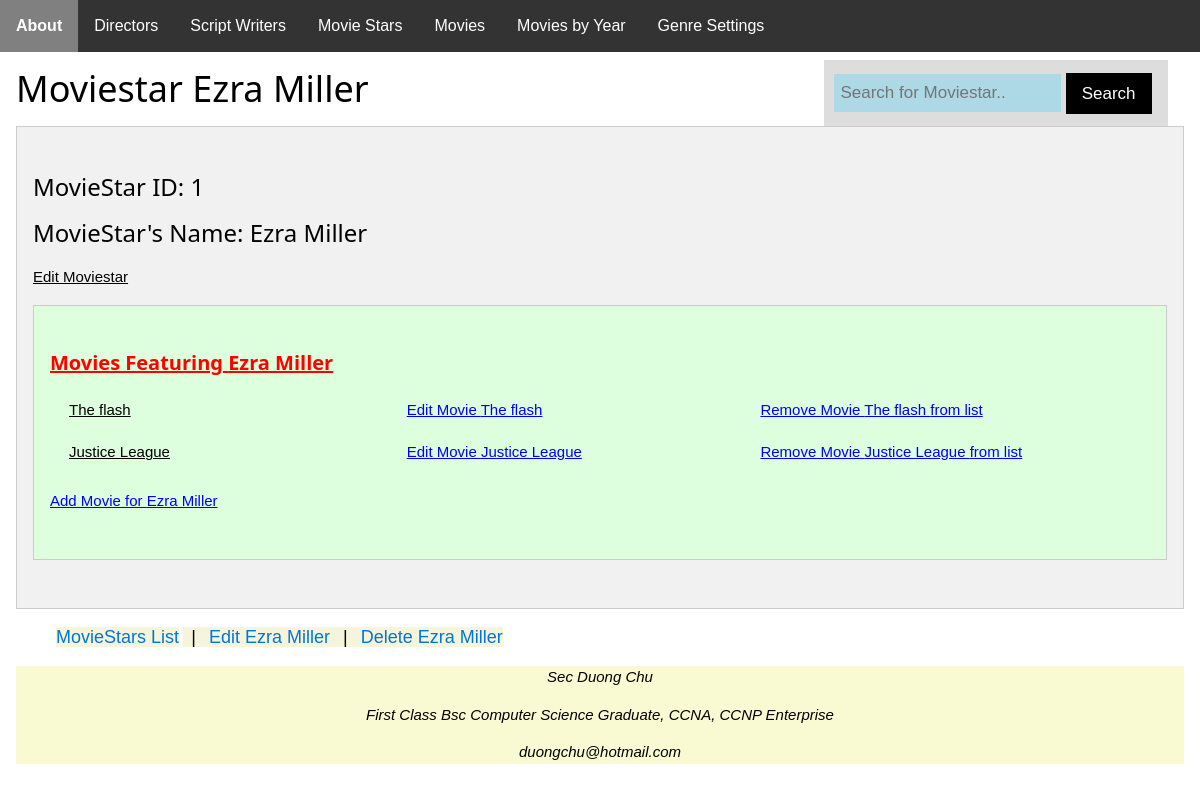
Screenshot of /moviestars/1 with the database file from the repository.
### app/models/models.py (models this page shows, shortened)
class moviestar(db.Model):
    Star_ID = db.Column(db.Integer, primary_key=True)
    Star_Name = db.Column(db.String(100), nullable=False)

class movie(db.Model):
    Movie_ID = db.Column(db.Integer, primary_key=True)
    Movie_Title = db.Column(db.String(100), nullable=False)
    Duration = db.Column(db.Integer, nullable=False)
    Year = db.Column(db.Integer, nullable=False)
    directed_movies = db.relationship('director', secondary=DirectedMovies, backref='movie')
    categories = db.relationship('genre', secondary=CategorizedMovie, backref='movie')
    cast = db.relationship('moviestar', secondary=MovieCast, backref='movie')
    moviescripts = db.relationship('writer', secondary=MovieScript, backref='movie')
    movie_rating = db.relationship('review', backref='movie')

### app/moviestars/routes.py (the view)
@moviestars_bp.route("/<int:Id>")
def moviestarDetails(Id):
    star = moviestar.query.get_or_404(Id)
    if request.args.get("action") == "add":
        flash(f"New Movie Star with Id {Id} has been added")
    elif request.args.get('action') == "edit":
        flash(f"Moviestar with Id {Id} has been sucessfully edited")
    return render_template("moviestars/moviestar_details.html", star=star)

### app/templates/moviestars/moviestar_details.html (shortened to what this page needs)
{% extends "base.html" %}
{% block content %}
	<div class="search-container">
		<form method="post" action="{{ url_for('moviestars.search') }}">
			<input id="text" type="text" placeholder="Search for Moviestar.." name="keyword">
			<button class="w3-button w3-black" type="submit">Search</button>
		</form>
	</div>
<h1> Moviestar {{ star.Star_Name  }} </h1>
  {% set messages = get_flashed_messages() %}
		<span id="delete">
		<div class="w3-container w3-light-grey w3-teal w3-border w3-padding-32">
				<h3> MovieStar ID: {{ star.Star_ID }} </h1>
				<h3> MovieStar's Name: {{ star.Star_Name }} </h3>
				<p> <a href="{{ url_for('moviestars.editMoviestar', Id=star.Star_ID) }}"> Edit Moviestar </a> </p>
				{% set count = namespace(value=0) %}
				<div class="w3-panel w3-padding-32 w3-pale-green w3-teal w3-border">
					<h4 class="header">Movies Featuring {{ star.Star_Name }} </h4>
					{% if star.movie|length == 0 %}
						<p>{{ star.Star_Name }} has not featured in any movies</p>
					{% else %}
						<ul class="w3-ul">
							<table class="tabledata">
								{% for _movie in star.movie %}
									{% set count.value = count.value + 1 %}
									{% set rowid = 'row' + count.value|string %}
									<tr id="{{ rowid }}">
										<td><li> <a href="{{ url_for('movies.movieDetails', Id=_movie.Movie_ID) }}">
										{{ _movie.Movie_Title }} </a></li></td>
										<td><a class="alink" href="{{ url_for('movies.editMovie',Id=_movie.Movie_ID) }}">
										Edit Movie {{ _movie.Movie_Title }}</a></td>
										<td><a class="alink" href="#"
										onclick="deleteAndHideRow('{{ rowid }}',
										'{{ url_for('moviestars.removeMovie',Id=star.Star_ID, movieId=_movie.Movie_ID) }}'
										,'{{ star.Star_Name }}','{{ _movie.Movie_Title }}')">
										Remove Movie {{ _movie.Movie_Title }} from list</a></td>
									</tr>
								{% endfor %}
							</table>
						</ul>
					{% endif %}
					<p><a class="alink" href="{{ url_for('moviestars.addMovie', Id=star.Star_ID) }}">
					Add Movie for {{ star.Star_Name }} </a> </p>
				</div>
		</div>
 <ul class="breadcrumb">
  <li><a href="{{ url_for('moviestars.index', page=1) }}">MovieStars List</a></li>
  <li><a href="{{ url_for('moviestars.editMoviestar', Id=star.Star_ID) }}">
  Edit {{ star.Star_Name }} </a></li>
    <li><a href="#" onclick="deleteEntity('delete','{{ url_for('moviestars.delete',Id=star.Star_ID) }}','{{ star.Star_Name }}')">
  Delete {{ star.Star_Name }} </a></li>
</ul>
</span>
{% endblock %}

### app/static/common.css (style rules this page uses)
html { box-sizing:border-box }
*,*:before,*:after { box-sizing:inherit }
html { -ms-text-size-adjust:100%;-webkit-text-size-adjust:100% }
body { margin:0 }
button,input,select,textarea,optgroup { font:inherit;margin:0 }
button,input { overflow:visible }
button,select { text-transform:none }
button,[type=button],[type=reset],[type=submit] { -webkit-appearance:button }
html,body { font-family:Verdana,sans-serif;font-size:15px;line-height:1.5 }
html { overflow-x:hidden }
h1 { font-size:36px }
h3 { font-size:24px }
h4 { font-size:20px }
h1,h2,h3,h4,h5,h6 { font-family:"Segoe UI",Arial,sans-serif;font-weight:400;margin:10px 0 }
.w3-btn,.w3-button { border:none;display:inline-block;padding:8px 16px;vertical-align:middle;overflow:hidden;text-decoration:none;color:inherit;background-color:inherit;text-align:center;cursor:pointer;white-space:nowrap }
.w3-btn,.w3-button { -webkit-touch-callout:none;-webkit-user-select:none;-khtml-user-select:none;-moz-user-select:none;-ms-user-select:none;user-select:none }
.w3-ul { list-style-type:none;padding:0;margin:0 }
.w3-ul li { padding:8px 16px;border-bottom:1px solid #ddd }
.w3-ul li:last-child { border-bottom:none }
.w3-container:after,.w3-container:before,.w3-panel:after,.w3-panel:before,.w3-row:after,.w3-row:before,.w3-row-padding:after,.w3-row-padding:before, .w3-cell-row:before,.w3-cell-row:after,.w3-clear:after,.w3-clear:before,.w3-bar:before,.w3-bar:after { content:"";display:table;clear:both }
.w3-container,.w3-panel { padding:0.01em 16px }
.w3-panel { margin-top:16px;margin-bottom:16px }
.w3-border { border:1px solid #ccc!important }
.w3-padding-32 { padding-top:32px!important;padding-bottom:32px!important }
.w3-teal,.w3-hover-teal:hover { color:#fff!important;background-color:#009688!important }
.w3-black,.w3-hover-black:hover { color:#fff!important;background-color:#000!important }
.w3-light-grey,.w3-hover-light-grey:hover,.w3-light-gray,.w3-hover-light-gray:hover { color:#000!important;background-color:#f1f1f1!important }
.w3-pale-green,.w3-hover-pale-green:hover { color:#000!important;background-color:#ddffdd!important }

### app/static/style.css (style rules this page uses)
body { font-family: Arial, Helvetica, sans-serif; }
ul.breadcrumb li { display: inline; font-size: 18px; background-color: Beige; font-weight: normal; }
ul.breadcrumb li+li:before { padding: 8px; color: black; content: "|"; }
ul.breadcrumb li a { color: #0275d8; text-decoration: none; font-size: 18px; font-weight: normal; }
input[type=text], [type=number], [type=select] { width: 100%; padding: 12px 20px; margin: 8px 0; box-sizing: border-box; border: 1px solid #555; outline: none; }
input[type=text], [type=number], [type=select]:focus { background-color: lightblue; }
.search-container { float: right; padding: 6px 10px; margin-top: 8px; margin-right: 16px; background: #ddd; font-size: 17px; border: none; cursor: pointer; }
#text { padding: 6px; margin-top: 8px; font-size: 17px; border: none; background-color: light-blue; width: 70%; }
.header { color: red; text-decoration: underline; font-weight: bold; }
.alink { color: blue; }
.tabledata td { width: 25%; }

### rows the page displays
moviestar: Star_Name "Ezra Miller", Star_ID "1"
movie: Movie_Title "The flash"
movie: Movie_Title "Justice League"
